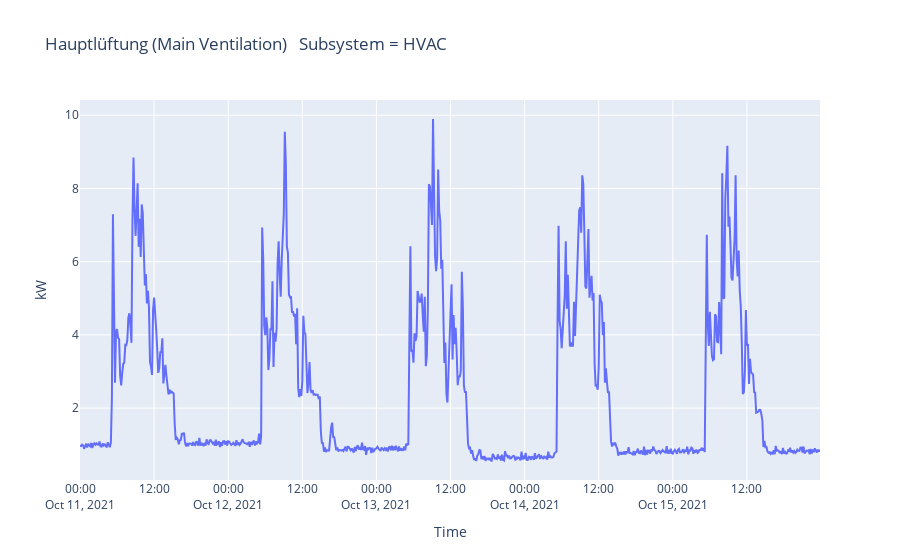

Notebook code cell kept with this figure:
### Code cell
px.line(
    x=df_1T.index, y=df_1T.kw, 
    title='Hauptlüftung (Main Ventilation) \n Subsystem = HVAC',
    labels={
        'x': 'Time',
        'y': 'kW'
    })

### Figure 1 — Plotly figure (JSON) as saved in the notebook; plotly's stock layout.template omitted (floating-point values rounded to 4 significant figures; data arrays with more than 128 entries replaced by an {"elided": "..."} marker saying what was removed)
{"data": [{"hovertemplate": "Time=%{x}<br>kW=%{y}<extra></extra>", "legendgroup": "", "line": {"color": "#636efa", "dash": "solid"}, "marker": {"symbol": "circle"}, "mode": "lines", "name": "", "orientation": "v", "showlegend": false, "type": "scatter", "x": {"elided": "720 str values"}, "xaxis": "x", "y": {"elided": "720 float values"}, "yaxis": "y"}], "layout": {"legend": {"tracegroupgap": 0}, "title": {"text": "Hauptlüftung (Main Ventilation) \n Subsystem = HVAC"}, "xaxis": {"anchor": "y", "domain": [0, 1], "title": {"text": "Time"}}, "yaxis": {"anchor": "x", "domain": [0, 1], "title": {"text": "kW"}}}}
